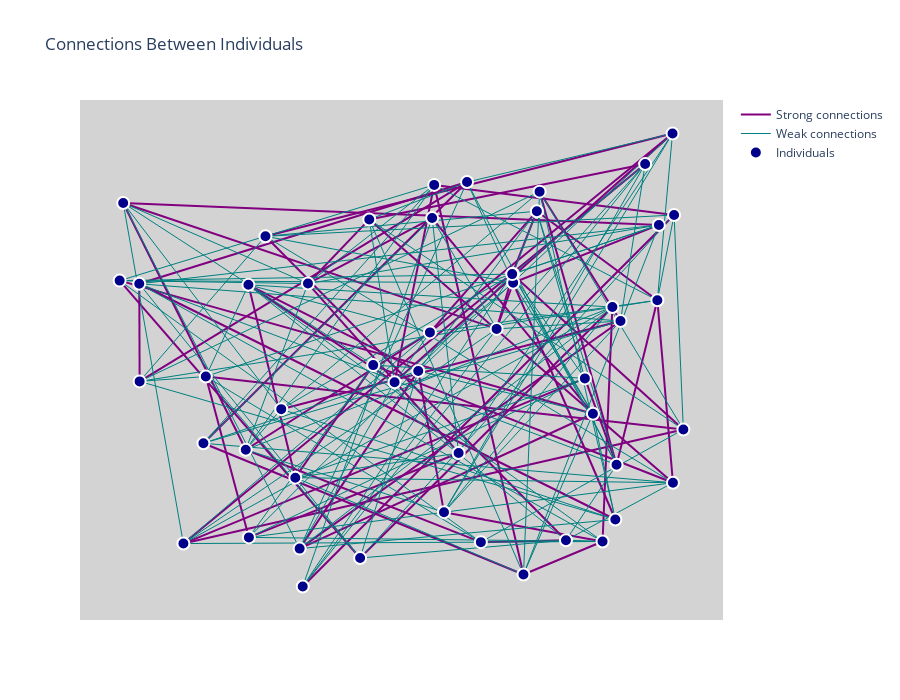

Notebook cell for this chart:
### Code cell
def compute_layout(G):
    """uses networkX's random layout to generate locations for our nodes"""
    #return nx.circular_layout(G,center=(0,0),dim=2)
    return nx.random_layout(G,center=(0,0),dim=2)

sim2 = Simulator(50)
sim2.initialize_individuals()

# Build the graph
G = build_population_graph(sim2.individuals)

# Compute layout
pos = compute_layout(G)

# Display
plot_graph_plotly(G, pos)

### Figure 1 — Plotly figure (JSON) as saved in the notebook; plotly's stock layout.template omitted (floating-point values rounded to 4 significant figures; data arrays with more than 128 entries replaced by an {"elided": "..."} marker saying what was removed)
{"data": [{"line": {"color": "purple", "width": 2}, "marker": {"line": {"color": "White", "width": 2}, "size": 12}, "mode": "lines", "name": "Strong connections", "type": "scatter", "x": {"elided": "183 float values"}, "y": {"elided": "183 float values"}}, {"line": {"color": "teal", "width": 1}, "marker": {"line": {"color": "White", "width": 2}, "size": 12}, "mode": "lines", "name": "Weak connections", "type": "scatter", "x": {"elided": "363 float values"}, "y": {"elided": "363 float values"}}, {"marker": {"color": "darkblue", "line": {"color": "White", "width": 2}, "size": 12}, "mode": "markers", "name": "Individuals", "type": "scatter", "x": [0.6607, 0.8744, 0.04412, 0.9406, 0.689, 0.289, 0.8655, 0.8269, 0.6892, 0.4846, 0.5456, 0.1203, 0.01641, 0.3209, 0.6097, 0.441, 0.707, 0.7348, 0.04479, 0.938, 0.9668, 0.2618, 0.7301, 0.8676, 0.7804, 0.9649, 0.1548, 0.5254, 0.9642, 0.5699, 0.2279, 0.5529, 0.0103, 0.6335, 0.3352, 0.9828, 0.8434, 0.2325, 0.8604, 0.159, 0.4252, 0.6875, 0.2333, 0.4477, 0.5951, 0.3133, 0.8129, 0.5494, 0.3262, 0.9169], "y": [0.583, 0.5997, 0.6782, 0.8023, 0.6989, 0.4137, 0.1809, 0.404, 0.6803, 0.4704, 0.5756, 0.1302, 0.8487, 0.1196, 0.8927, 0.8139, 0.06501, 0.8725, 0.4723, 0.6435, 0.8232, 0.7783, 0.8313, 0.2964, 0.1372, 0.2585, 0.3418, 0.4944, 0.9952, 0.1964, 0.3281, 0.8867, 0.6848, 0.1332, 0.6787, 0.3709, 0.1346, 0.6759, 0.629, 0.4825, 0.09974, 0.6986, 0.1432, 0.5066, 0.3212, 0.2692, 0.4786, 0.8169, 0.03963, 0.9307]}], "layout": {"height": 700, "hovermode": "closest", "plot_bgcolor": "lightgray", "showlegend": true, "title": {"text": "Connections Between Individuals"}, "width": 900, "xaxis": {"showgrid": false, "showticklabels": false, "zeroline": false}, "yaxis": {"showgrid": false, "showticklabels": false, "zeroline": false}}}
